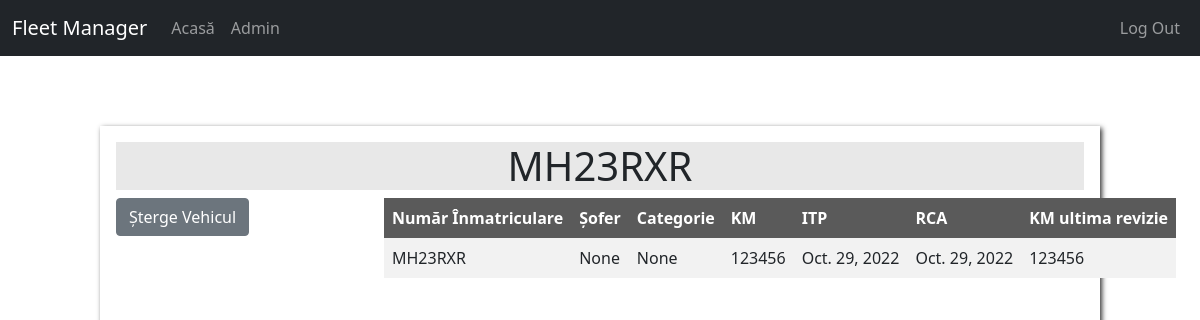
The page /vehicles/9/ (signed in) on the database its author committed.
### vehicles/models.py (models this page shows, shortened)
class Vehicle(models.Model):
	vehicle_plate = models.CharField(max_length = 10, unique = True, verbose_name = "Număr înmatriculare")
	vehicle_odometer = models.PositiveIntegerField(verbose_name = "Kilometraj")
	vehicle_itp = models.DateField(verbose_name = "ITP expiră la")
	vehicle_rca = models.DateField(verbose_name = "RCA expiră la")
	vehicle_last_service = models.PositiveIntegerField(verbose_name = "Ultimul service efectuat KM")
	vehicle_driver = models.ForeignKey(settings.AUTH_USER_MODEL, on_delete=models.SET_NULL, null = True, verbose_name = "Șoferul", blank = True)
	vehicle_category = models.ForeignKey(Category, on_delete=models.SET_NULL, null = True, verbose_name = "Categoria", blank = True)
	def get_absolute_url(self):
		return reverse("vehicle-detail-view", kwargs={"id":self.id})

### vehicles/views.py (the view)
# urls.py: path('<int:id>/', views.VehicleView.as_view(), name='vehicle-detail-view'),
class VehicleView(View):
	template_name = 'vehicles/vehicle_detail.html'
	def get(self, request, id, *arg, **kwargs):
		context = {}
		if id != None:
			obj = get_object_or_404(Vehicle, id=id)
			context['vehicle'] = obj
		return render(request, self.template_name, context)

### vehicles/templates/vehicles/vehicle_detail.html (shortened to what this page needs)
{% extends 'base.html' %}
{% block content %}
	<h1 style="background-color: rgb(232, 232, 232); text-align: center;">{{ vehicle.vehicle_plate }}</h1>
	<div style="position: absolute; left: 32%">
	<table class="vehlist"style="widht: 30%">
		<tr>
			<th>Număr Înmatriculare</th>
			<th>Șofer</th>
			<th>Categorie</th>
			<th>KM</th>
			<th>ITP</th>
			<th>RCA</th>
			<th>KM ultima revizie</th>
		</tr>
		<tr>
			<td>{{ vehicle.vehicle_plate }}</td>
			<td>{{ vehicle.vehicle_driver }}</td>
			<td>{{ vehicle.vehicle_category }}</td>
			<td>{{ vehicle.vehicle_odometer }}</td>
			<td>{{ vehicle.vehicle_itp }}</td>
			<td>{{ vehicle.vehicle_rca }}</td>
			<td>{{ vehicle.vehicle_last_service }}</td>
		</tr>
	</table>
	</div>
	{% if user.is_superuser %}
	<a class='btn btn-secondary' href="{{ vehicle.get_absolute_url }}delete">Șterge Vehicul</a>
	{% endif %}
{% endblock %}

### static/style.css (style rules this page uses)
body { margin:0; height: 100%; }
table.vehlist { border-collapse: collapse; width: 100%; }
table.vehlist th, table.vehlist td { text-align: left; padding: 8px; }
table.vehlist tr:nth-child(even) { background-color: #f2f2f2 }
table.vehlist th { background-color: #5a5a5a; color: white; }

### rows shown on the page
Vehicle: vehicle_plate "MH23RXR", vehicle_driver "None", vehicle_category "None", vehicle_odometer "123456", vehicle_itp "Oct. 29, 2022", vehicle_rca "Oct. 29, 2022", vehicle_last_service "123456"
